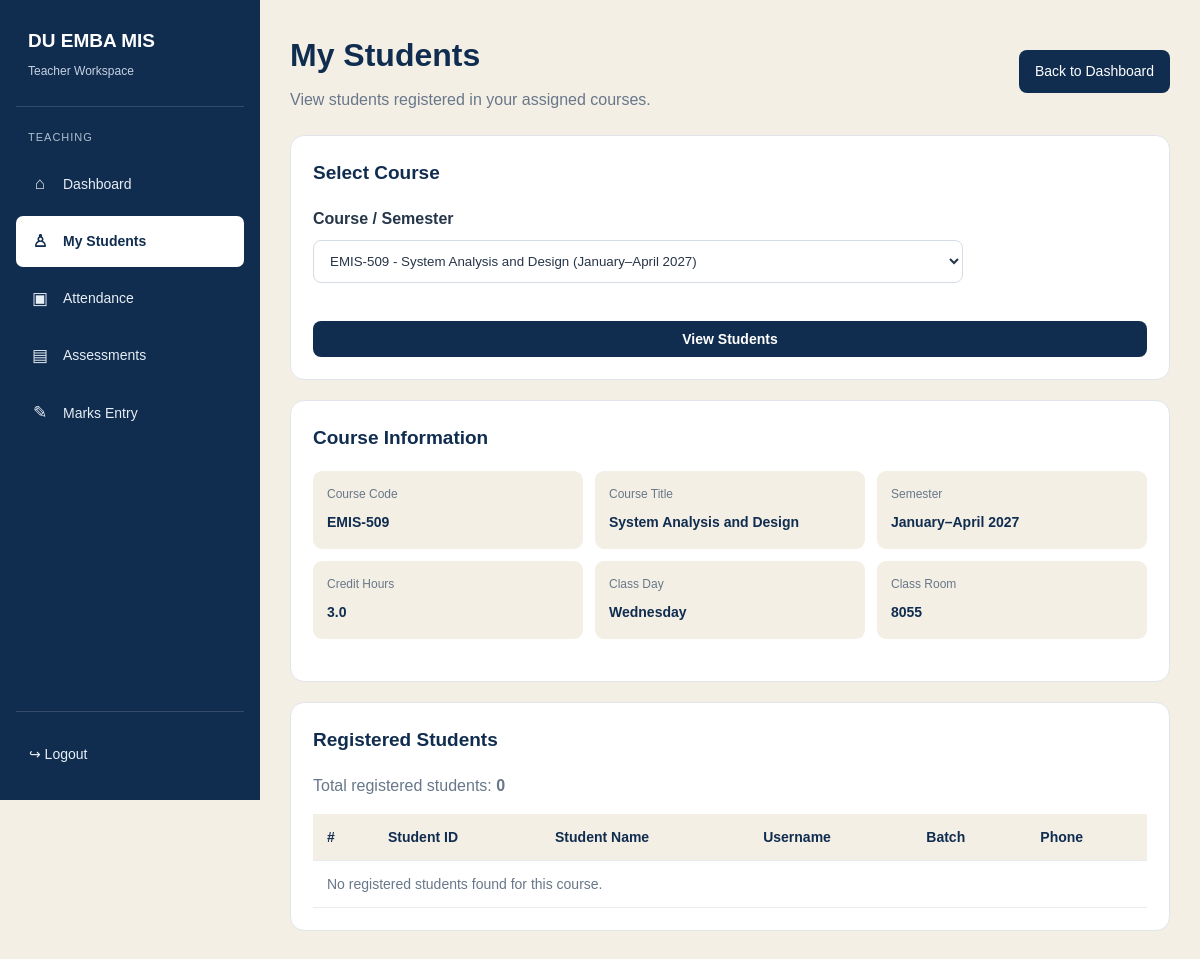
Screenshot of /teacher/students.php?offering_id=9 (signed in) with the database file from the repository.
### tables this page shows
CREATE TABLE `course_offerings` (
  `id` int UNSIGNED NOT NULL,
  `course_id` int UNSIGNED NOT NULL,
  `semester_id` int UNSIGNED NOT NULL,
  `teacher_id` int UNSIGNED DEFAULT NULL,
  `capacity` int UNSIGNED NOT NULL DEFAULT '60',
  `registration_open` tinyint(1) NOT NULL DEFAULT '0'
);

CREATE TABLE `courses` (
  `id` int UNSIGNED NOT NULL,
  `course_code` varchar(30) NOT NULL,
  `course_title` varchar(180) NOT NULL,
  `category_id` int UNSIGNED DEFAULT NULL,
  `teacher_id` int UNSIGNED DEFAULT NULL,
  `credit_hours` decimal(4,1) NOT NULL DEFAULT '3.0',
  `description` text,
  `is_active` tinyint(1) NOT NULL DEFAULT '1'
);

CREATE TABLE `semesters` (
  `id` int UNSIGNED NOT NULL,
  `session_id` int UNSIGNED NOT NULL,
  `semester_name` varchar(100) NOT NULL,
  `start_date` date DEFAULT NULL,
  `end_date` date DEFAULT NULL,
  `registration_open` tinyint(1) NOT NULL DEFAULT '0',
  `status` enum('upcoming','active','completed') DEFAULT 'upcoming'
);

CREATE TABLE `course_schedules` (
  `id` int UNSIGNED NOT NULL,
  `offering_id` int UNSIGNED NOT NULL,
  `class_day` enum('Saturday','Sunday','Monday','Tuesday','Wednesday','Thursday','Friday') NOT NULL,
  `start_time` time NOT NULL,
  `end_time` time NOT NULL,
  `room` varchar(100) NOT NULL,
  `created_at` timestamp NULL DEFAULT CURRENT_TIMESTAMP
);

### includes/auth.php (called while the page is built, shortened)
<?php
function e(?string $value): string
{
    return htmlspecialchars(
        $value ?? '',
        ENT_QUOTES | ENT_SUBSTITUTE,
        'UTF-8'
    );
}

### teacher/students.php (the view, shortened to what this page needs)
<?php
require_once __DIR__ . '/../includes/auth.php';
require_once __DIR__ . '/../config/database.php';
$userId = (int) ($_SESSION['user_id'] ?? 0);
$offerings = [];
$students = [];
$error = '';
$selectedOfferingId = filter_input(
    INPUT_GET,
    'offering_id',
    FILTER_VALIDATE_INT
);
$selectedOfferingId = (
    $selectedOfferingId && $selectedOfferingId > 0
) ? $selectedOfferingId : 0;
$teacherId = 0;
try {
    $stmt = $conn->prepare("
        SELECT id
        FROM teachers
        WHERE user_id = ?
        LIMIT 1
    ");
    $stmt->bind_param('i', $userId);
    $stmt->execute();
    $teacher = $stmt->get_result()->fetch_assoc();
    if (!$teacher) {
        $error = 'Teacher profile is not linked to this account.';
    } else {
        $teacherId = (int) $teacher['id'];
    }
} catch (Throwable $e) {
    error_log('Teacher students profile: ' . $e->getMessage());
    $error = 'Unable to load teacher information.';
}
if ($teacherId > 0 && $error === '') {
    try {
        $sql = "
            SELECT
                co.id AS offering_id,
                c.course_code,
                c.course_title,
                c.credit_hours,
                sem.semester_name,
                sem.status AS semester_status,
                cs.class_day,
                cs.start_time,
                cs.end_time,
                cs.room
            FROM course_offerings co
            INNER JOIN courses c
                ON c.id = co.course_id
            INNER JOIN semesters sem
                ON sem.id = co.semester_id
            LEFT JOIN course_schedules cs
                ON cs.offering_id = co.id
            WHERE co.teacher_id = ?
              AND c.is_active = 1
            ORDER BY
                sem.start_date DESC,
                c.course_code ASC
        ";
        $stmt = $conn->prepare($sql);
        $stmt->bind_param('i', $teacherId);
        $stmt->execute();
        $result = $stmt->get_result();
        while ($row = $result->fetch_assoc()) {
            $offerings[] = $row;
        }
    } catch (Throwable $e) {
        error_log('Teacher offerings: ' . $e->getMessage());
        $error = 'Could not load assigned courses.';
    }
}
$selectedOffering = null;
foreach ($offerings as $offering) {
    if ((int) $offering['offering_id'] === $selectedOfferingId) {
        $selectedOffering = $offering;
        break;
    }
}
require_once __DIR__ . '/../includes/teacher-header.php';
?>
<div class="teacher-page-header">
    <div>
        <h1>My Students</h1>
        <p>
            View students registered in your assigned courses.
        </p>
    </div>
    <a href="<?= BASE_URL ?>/teacher/dashboard.php" class="teacher-button">
        Back to Dashboard
    </a>
</div>
<section class="teacher-panel">
    <h2>Select Course</h2>
    <?php if (empty($offerings)): ?>
    <p class="teacher-empty">
        No assigned course offerings were found.
    </p>
    <?php else: ?>
    <form method="GET" action="">
        <div class="teacher-form-group">
            <label for="offering_id">
                Course / Semester
            </label>
            <select name="offering_id" id="offering_id" required>
                <?php foreach ($offerings as $offering): ?>
                <option value="<?= (int) $offering['offering_id'] ?>" <?= (
                                $selectedOfferingId ===
                                (int) $offering['offering_id']
                            ) ? 'selected' : '' ?>>
                    <?= e($offering['course_code']) ?>
                    -
                </option>
                <?php endforeach; ?>
            </select>
        </div>
        <button type="submit" class="teacher-button">
            View Students
        </button>
    </form>
    <?php endif; ?>
</section>
<?php if ($selectedOffering && $error === ''): ?>
<section class="teacher-panel">
    <h2>Course Information</h2>
    <div class="teacher-course-info">
        <div class="teacher-info-item">
            <span>Course Code</span>
            <strong>
                <?= e($selectedOffering['course_code']) ?>
            </strong>
        </div>
        <div class="teacher-info-item">
            <span>Course Title</span>
            <strong>
                <?= e($selectedOffering['course_title']) ?>
            </strong>
        </div>
        <div class="teacher-info-item">
            <span>Semester</span>
            <strong>
                <?= e($selectedOffering['semester_name']) ?>
            </strong>
        </div>
        <div class="teacher-info-item">
            <span>Credit Hours</span>
            <strong>
                <?= e((string) $selectedOffering['credit_hours']) ?>
            </strong>
        </div>
        <div class="teacher-info-item">
            <span>Class Day</span>
            <strong>
                <?= e($selectedOffering['class_day'] ?? 'Not set') ?>
            </strong>
        </div>
        <div class="teacher-info-item">
            <span>Class Room</span>
            <strong>
                <?= e($selectedOffering['room'] ?? 'Not set') ?>
            </strong>
        </div>
    </div>
</section>
<section class="teacher-panel">
    <h2>Registered Students</h2>
    <p class="teacher-total">
        Total registered students:
        <strong><?= count($students) ?></strong>
    </p>
    <div class="teacher-table-wrap">
        <table class="teacher-table">
            <thead>
                <tr>
                    <th>#</th>
                    <th>Student ID</th>
                    <th>Student Name</th>
                    <th>Username</th>
                    <th>Batch</th>
                    <th>Phone</th>
                </tr>
            </thead>
            <tbody>
                <?php if (!empty($students)): ?>
                <?php foreach ($students as $index => $student): ?>
                <tr>
                    <td>
                        <?= $index + 1 ?>
                    </td>
                    <td>
                        <?= e($student['student_id']) ?>
                    </td>
                    <td>
                        <?= e($student['full_name']) ?>
                    </td>
                    <td>
                        <?= e($student['username']) ?>
                    </td>
                    <td>
                        <?= e($student['batch_name'] ?? 'Not assigned') ?>
                    </td>
                    <td>
                        <?= e($student['phone'] ?? 'Not available') ?>
                    </td>
                </tr>
                <?php endforeach; ?>
                <?php else: ?>
                <tr>
                    <td colspan="6" class="teacher-empty">
                        No registered students found for this course.
                    </td>
                </tr>
                <?php endif; ?>
            </tbody>
        </table>
    </div>
</section>
<?php endif; ?>
<?php require_once __DIR__ . '/../includes/teacher-footer.php'; ?>

### assets/css/style.css (style rules this page uses)
:root { --navy: #102d50; --navy-light: #1c456e; --beige: #f4efe5; --white: #ffffff; --text: #263548; --muted: #687789; --border: #e1e5eb; --danger-bg: #fff0ed; --danger-text: #a52d20; }
* { box-sizing: border-box; }
body { margin: 0; font-family: Arial, Helvetica, sans-serif; background: var(--beige); color: var(--text); line-height: 1.6; }
a { color: var(--navy-light); }
label { display: block; font-weight: 600; margin: 16px 0 6px; }
button, .btn-primary { display: block; width: 100%; margin-top: 22px; padding: 13px; border: 0; border-radius: 7px; background: var(--navy); color: white; font-weight: bold; font-size: 15px; cursor: pointer; text-align: center; text-decoration: none; }

### assets/css/admin-layout.css (style rules this page uses)
:root { --admin-navy: #102d50; --admin-navy-light: #1c456e; --admin-beige: #f4efe5; --admin-white: #ffffff; --admin-text: #263548; --admin-muted: #687789; --admin-border: #e1e5eb; --admin-shadow: 0 4px 16px rgba(16, 45, 80, 0.07); --admin-sidebar-width: 260px; }
* { box-sizing: border-box; }
body { margin: 0; padding: 0; background: var(--admin-beige); color: var(--admin-text); font-family: Arial, Helvetica, sans-serif; }
a { text-decoration: none; }

### teacher/students.php (style rules this page uses)
.teacher-page-header { display: flex; justify-content: space-between; align-items: center; gap: 15px; flex-wrap: wrap; margin-bottom: 22px; }
.teacher-page-header h1 { color: #102d50; margin: 0 0 6px; }
.teacher-page-header p { color: #687789; margin: 0; }
.teacher-panel { background: #fff; border: 1px solid #e1e5eb; border-radius: 14px; padding: 22px; margin-bottom: 20px; }
.teacher-panel h2 { color: #102d50; font-size: 19px; margin: 0 0 18px; }
.teacher-form-group { margin-bottom: 16px; }
.teacher-form-group label { display: block; margin-bottom: 8px; color: #263548; font-weight: 600; }
.teacher-form-group select { width: 100%; max-width: 650px; padding: 12px; border: 1px solid #d6dce4; border-radius: 8px; background: #fff; color: #263548; }
.teacher-button { display: inline-block; padding: 10px 16px; background: #102d50; color: #fff; border: none; border-radius: 8px; text-decoration: none; cursor: pointer; font-size: 14px; }
.teacher-course-info { display: grid; grid-template-columns: repeat(3, minmax(0, 1fr)); gap: 12px; margin-bottom: 20px; }
.teacher-info-item { background: #f4efe5; padding: 14px; border-radius: 9px; }
.teacher-info-item span { display: block; font-size: 12px; color: #687789; margin-bottom: 5px; }
.teacher-info-item strong { color: #102d50; font-size: 14px; }
.teacher-table-wrap { width: 100%; overflow-x: auto; }
.teacher-table { width: 100%; min-width: 800px; border-collapse: collapse; }
.teacher-table th, .teacher-table td { padding: 12px 14px; text-align: left; border-bottom: 1px solid #e8ebef; font-size: 14px; }
.teacher-table th { background: #f4efe5; color: #102d50; }
.teacher-empty { text-align: center; padding: 25px; color: #687789; }
.teacher-total { color: #687789; margin-bottom: 15px; }

### rows the page displays
course_offerings: course.course_code "EMIS-509", course.course_title "System Analysis and Design", semester.semester_name "January–April 2027", course.credit_hours "3.0", course_schedules.class_day "Wednesday", course_schedules.room "8055"

### other values shown
$item['icon'] "⌂"
$item['label'] "Dashboard"
$item['icon'] "♙"
$item['label'] "My Students"
$item['icon'] "▣"
$item['label'] "Attendance"
$item['icon'] "▤"
$item['label'] "Assessments"
$item['icon'] "✎"
$item['label'] "Marks Entry"
count($students) "0"
form field offering_id "EMIS-509 - System Analysis and Design (January–April 2027)"
